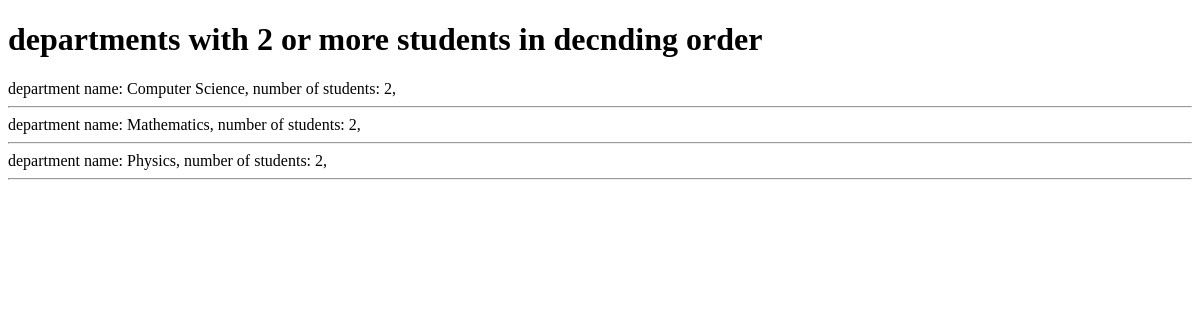
Screenshot of /books/lab9/task4 with the database file from the repository.
### apps/bookmodule/models.py (models this page shows)
class department (models.Model):
    name = models.CharField(max_length = 50)

### apps/bookmodule/views.py (the view)
# urls.py: path('lab9/task4', views.lab9task4, name='lab9task4'),
def lab9task4(request):
        departments = department.objects.annotate(student_count=Count('student2')).filter(student_count__gte=2).order_by('-student_count')
        return render(request, 'bookmodule/lab9Updated/task4.html', {'departments':departments})

### apps/templates/bookmodule/lab9Updated/task4.html (shortened to what this page needs)
{% extends "layouts/base.html" %}
{% load static %}
{% block content %}
<!DOCTYPE html>
<html>
<head>
</head>
<body>
    <h1>departments with 2 or more students in decnding order</h1>
    {% for obj in departments %}
    department name: {{obj.name}}, number of students: {{obj.student_count}},
    <hr>
    {% endfor %}
</body>
</html>
{% endblock %}

### rows the page displays
department: name "Computer Science", student_count "2"
department: name "Mathematics", student_count "2"
department: name "Physics", student_count "2"
